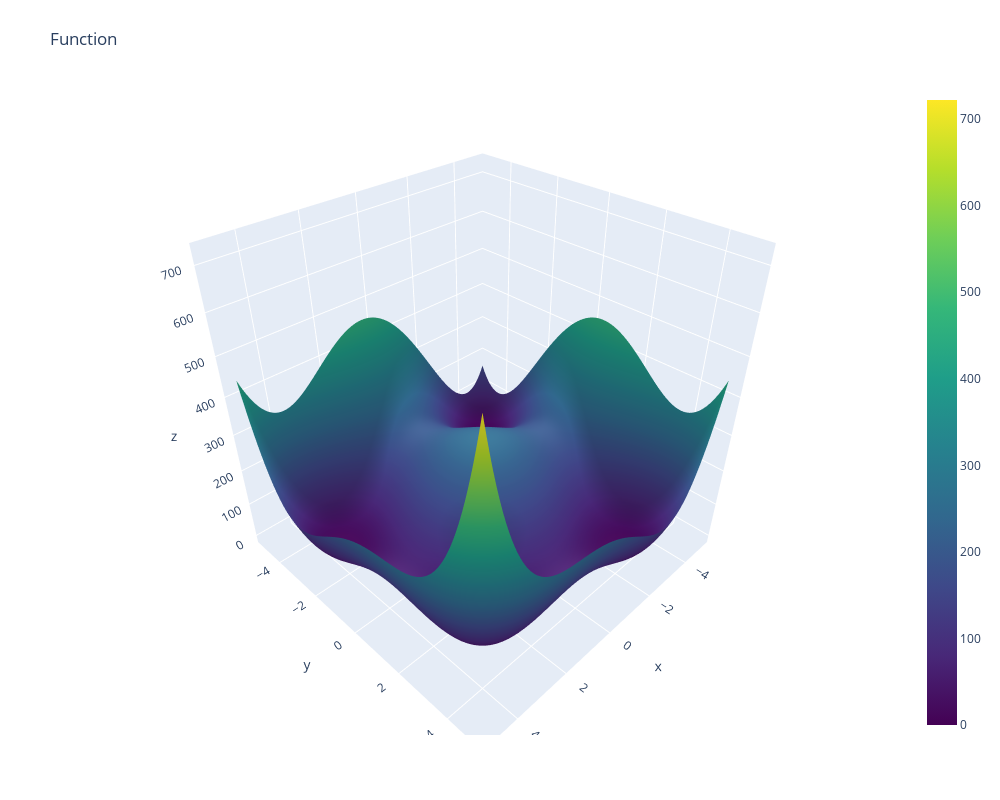

Notebook code for this chart:
### Code cell
fig = go.Figure(data=[go.Surface(z=out, x=X, y=Y, colorscale="Viridis")])

fig.update_layout(title='Function', autosize=False,
                  width=1000, height=800,
                  margin=dict(l=65, r=50, b=65, t=90))

fig.show()
